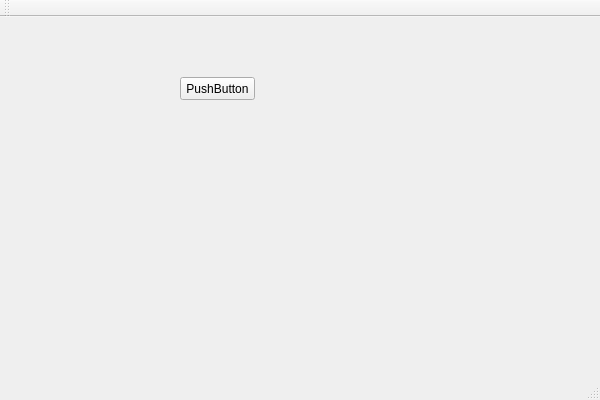
<?xml version="1.0" encoding="UTF-8"?>
<ui version="4.0">
 <class>widClass</class>
 <widget class="QMainWindow" name="widClass">
  <property name="geometry">
   <rect>
    <x>0</x>
    <y>0</y>
    <width>600</width>
    <height>400</height>
   </rect>
  </property>
  <property name="windowTitle">
   <string>wid</string>
  </property>
  <widget class="QWidget" name="centralWidget">
   <widget class="QPushButton" name="pushButton">
    <property name="geometry">
     <rect>
      <x>180</x>
      <y>60</y>
      <width>75</width>
      <height>23</height>
     </rect>
    </property>
    <property name="text">
     <string>PushButton</string>
    </property>
   </widget>
  </widget>
  <widget class="QMenuBar" name="menuBar">
   <property name="geometry">
    <rect>
     <x>0</x>
     <y>0</y>
     <width>600</width>
     <height>23</height>
    </rect>
   </property>
  </widget>
  <widget class="QToolBar" name="mainToolBar">
   <attribute name="toolBarArea">
    <enum>TopToolBarArea</enum>
   </attribute>
   <attribute name="toolBarBreak">
    <bool>false</bool>
   </attribute>
  </widget>
  <widget class="QStatusBar" name="statusBar"/>
 </widget>
 <layoutdefault spacing="6" margin="11"/>
 <resources/>
 <connections/>
</ui>
